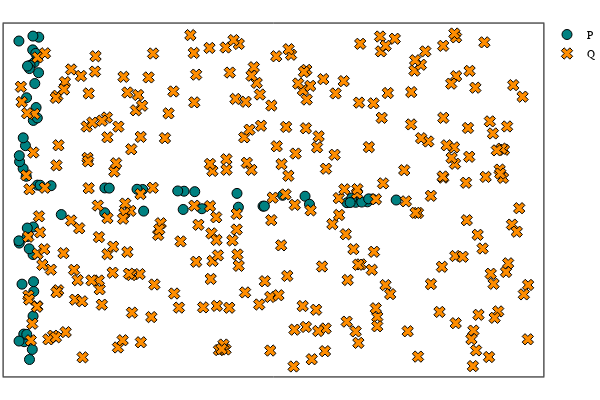

Here is the notebook cell this chart was saved with:
### Markdown cell above
Plot the points on a square torus. Assume that the sides of the squares have been identified to represent a torus

### Code cell
P_2d = hcat(P_theta, P_phi)
Q_2d = hcat(Q_theta, Q_phi)

p = plot_P_Q(P_2d, Q_2d)

### Figure 1 — Plotly figure (JSON) as saved in the notebook; plotly's stock layout.template omitted (floating-point values rounded to 4 significant figures; data arrays with more than 128 entries replaced by an {"elided": "..."} marker saying what was removed)
{"data": [{"colorbar": {"title": ""}, "legendgroup": "P", "marker": {"color": "rgba(0, 129, 129, 1.000)", "line": {"color": "rgba(0, 0, 0, 1.000)", "width": 1}, "size": 10, "symbol": "circle"}, "mode": "markers", "name": "P", "showlegend": true, "type": "scatter", "x": [0.0413, 0.1794, 0.167, 0.1763, 0.18, 0.1048, 0.003328, 1.055, 0.1895, 0.2437, 0.1854, 0.06744, 0.05495, 0.1823, 0.06272, 0.1328, 0.008224, 0.2463, 0.09943, 0.1397, 0.08344, 0.01155, 0.002798, 0.0925, 0.008237, 0.1766, 0.1313, 0.1721, 0.2286, 0.2135, 0.1297, 0.1749, 0.106, 0.227, 0.1976, 0.0561, 0.09708, 0.1085, 0.2097, 0.005015, 2.024, 4.124, 3.23, 0.3969, 3.504, 0.5216, 0.2301, 2.99, 4.017, 1.518, 1.947, 4.33, 0.2627, 1.448, 1.109, 2.155, 1.529, 3.558, 2.689, 2.013, 4.619, 1.053, 2.242, 4.266, 4.198, 3.007, 2.672, 4.282, 4.076, 4.056], "xaxis": "x1", "y": [1.568, 4.641, 0.3429, 2.124, 2.642, 2.461, 6.131, 3.374, 5.727, 5.537, 1.432, 0.4885, 3.737, 1.616, 0.6313, 0.1544, 2.339, 6.204, 0.626, 5.674, 4.168, 3.866, 2.381, 3.592, 3.98, 0.9679, 5.614, 5.965, 4.687, 4.883, 2.232, 6.224, 2.621, 5.839, 5.333, 4.314, 5.067, 5.661, 5.9, 0.5006, 3.313, 3.104, 3.236, 3.416, 3.219, 2.875, 3.427, 3.032, 3.097, 3.345, 3.318, 3.166, 3.425, 3.349, 3.371, 3.304, 2.939, 3.068, 3.013, 2.97, 3.148, 2.909, 2.984, 3.113, 3.109, 3.033, 3.272, 3.169, 3.182, 3.1], "yaxis": "y1", "zmax": null, "zmin": null}, {"colorbar": {"title": ""}, "legendgroup": "Q", "marker": {"color": "rgba(255, 141, 0, 1.000)", "line": {"color": "rgba(0, 0, 0, 1.000)", "width": 1}, "size": 10, "symbol": "x"}, "mode": "markers", "name": "Q", "showlegend": true, "type": "scatter", "x": {"elided": "300 float values"}, "xaxis": "x1", "y": {"elided": "300 float values"}, "yaxis": "y1", "zmax": null, "zmin": null}], "layout": {"annotations": [], "height": 400, "legend": {"bgcolor": "rgba(255, 255, 255, 1.000)", "bordercolor": "rgba(0, 0, 0, 1.000)", "font": {"color": "rgba(0, 0, 0, 1.000)", "family": "sans-serif", "size": 11}, "tracegroupgap": 0, "x": 1, "y": 1}, "margin": {"b": 20, "l": 0, "r": 0, "t": 20}, "paper_bgcolor": "rgba(255, 255, 255, 1.000)", "plot_bgcolor": "rgba(255, 255, 255, 1.000)", "showlegend": true, "width": 600, "xaxis": {"anchor": "y1", "domain": [0.006562, 0.9934], "gridcolor": "rgba(0, 0, 0, 0.100)", "gridwidth": 0.5, "linecolor": "rgba(0, 0, 0, 1.000)", "mirror": true, "range": [-0.1841, 6.42], "showgrid": true, "showline": true, "showticklabels": true, "tickangle": 0, "tickcolor": "rgb(0, 0, 0)", "tickfont": {"color": "rgba(0, 0, 0, 1.000)", "family": "sans-serif", "size": 11}, "tickmode": "array", "ticks": "inside", "ticktext": [], "tickvals": [], "title": "", "titlefont": {"color": "rgba(0, 0, 0, 1.000)", "family": "sans-serif", "size": 15}, "type": "-", "visible": true, "zeroline": false, "zerolinecolor": "rgba(0, 0, 0, 1.000)"}, "yaxis": {"anchor": "x1", "domain": [0.009843, 0.9902], "gridcolor": "rgba(0, 0, 0, 0.100)", "gridwidth": 0.5, "linecolor": "rgba(0, 0, 0, 1.000)", "mirror": true, "range": [-0.1638, 6.459], "showgrid": true, "showline": true, "showticklabels": true, "tickangle": 0, "tickcolor": "rgb(0, 0, 0)", "tickfont": {"color": "rgba(0, 0, 0, 1.000)", "family": "sans-serif", "size": 11}, "tickmode": "array", "ticks": "inside", "ticktext": [], "tickvals": [], "title": "", "titlefont": {"color": "rgba(0, 0, 0, 1.000)", "family": "sans-serif", "size": 15}, "type": "-", "visible": true, "zeroline": false, "zerolinecolor": "rgba(0, 0, 0, 1.000)"}}}
